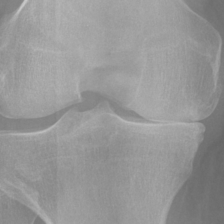
#> input picture gausian/gau/9585931R.png, 224 x 224 px, found by its file name
$ jupyter execute gausian.ipynb
#> lines starting #> are read from the running program, lines starting #| are printed output that depends on the picture
[cell 1]
import numpy as np
from scipy import ndimage
from skimage import io

# Load the image
image = io.imread("E:/Desktop/test-image/gau/9585931R.png")
#> image is the input picture: shape (224, 224); min 102, max 200, mean 150.1

# Define the Gaussian filter parameters
sigma = 4
truncate = 5

# Apply the filter
filtered_image = ndimage.gaussian_filter(image, sigma=sigma, truncate=truncate)

# Save the filtered image
io.imsave("E:/Desktop/test-image/gau/9585931Rd.png", filtered_image)

[cell 2]
import numpy as np
from glob import glob
import matplotlib.pyplot as plt

import warnings
warnings.filterwarnings("ignore", category=FutureWarning)

[cell 3]
print(filtered_image)
#> (printed output is left out)

[cell 4]
display(filtered_image)

[cell 5]
import matplotlib.pyplot as plt

# Load the filtered image


# Display the image
plt.imshow(image )
plt.show()

[cell 6]
plt.imshow(filtered_image)
plt.show()

[cell 7]
from PIL import Image, ImageFilter

image = Image.open(r"E:/Desktop/test-image/gau/9919646L.png")
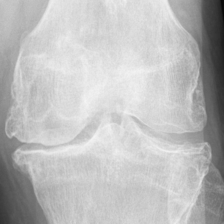
#> input picture gausian/gau/9919646L.png, 224 x 224 px, found by its file name
#> image is the input picture: PIL image 224x224 L; min 9, max 244, mean 188.3

# Cropping the image
smol_image = image.crop((0, 0, 150, 150))
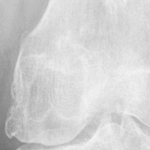
#> smol_image: PIL image 150x150 L; min 114, max 244, mean 209.4

# Blurring on the cropped image
blurred_image = smol_image.filter(ImageFilter.GaussianBlur)

# Pasting the blurred image on the original image
image.paste(blurred_image, (0,0))

# Displaying the image
image.save('E:/Desktop/test-image/gau/9919646Lds.png')
